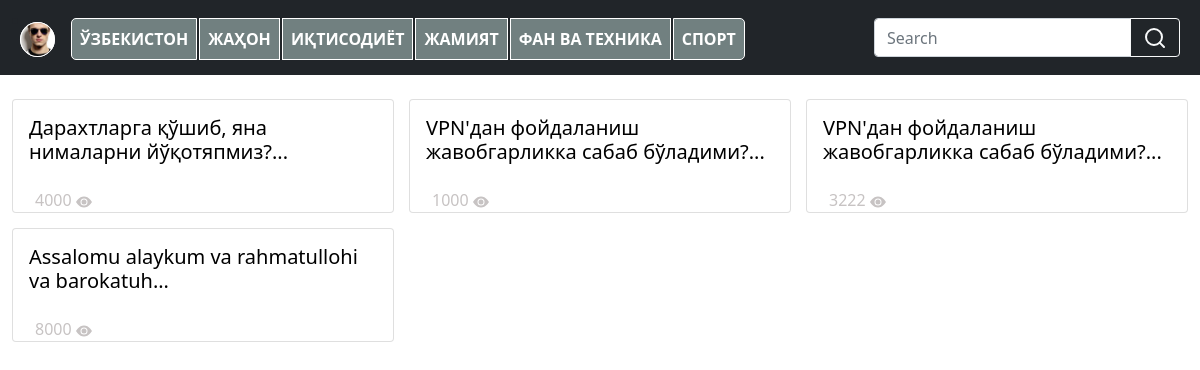
/ (signed in), run on an earlier commit of the app's database.
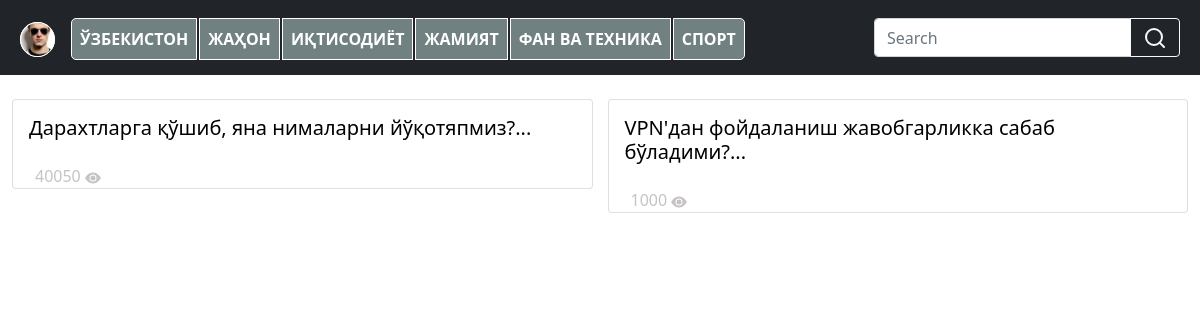
And on a later commit of the database.
### Maqola/models.py (models this page shows, shortened)
class Article(models.Model):
    title=models.CharField(max_length=256)
    text=models.TextField()
    date=models.DateTimeField(auto_now_add=True)
    kurish=models.PositiveIntegerField(null=True, blank=True)
    author=models.ForeignKey(
        get_user_model(),
        on_delete=models.CASCADE
    )
    def __str__(self):
        return self.title[:80]+'...'

### Maqola/views.py (the view)
# urls.py: path('',AlerListViewPost.as_view(),name='article'),
class AlerListViewPost(LoginRequiredMixin,ListView):
    model=Article
    template_name='home.html'
    """ context_object_name="Postlar" """
    login_url='login'

### templates/home.html (shortened to what this page needs)
{% extends 'base.html' %}
{% load static %}
{% load crispy_forms_tags %}
{% block content %}
<div class="container-fluid ">
        <div class="row mt-4 ">
            <div class="content ">
                {% for post in object_list%}
                    <a  href="{% url 'detail' post.pk%}">
                        <div class="col card ">
                            <div class="card-body">
                                <h5 class="card-title">{{post}}</h5>
                            </div>
                            <div class='row kurish'>
                                <div class=''>
                                    {{post.kurish}}
                                    <i class=''>
                                        <svg xmlns="http://www.w3.org/2000/svg" width="16" height="16" fill="currentColor" class="bi bi-eye-fill" viewBox="0 0 16 16">
                                            <path d="M10.5 8a2.5 2.5 0 1 1-5 0 2.5 2.5 0 0 1 5 0z"/>
                                            <path d="M0 8s3-5.5 8-5.5S16 8 16 8s-3 5.5-8 5.5S0 8 0 8zm8 3.5a3.5 3.5 0 1 0 0-7 3.5 3.5 0 0 0 0 7z"/>
                                        </svg>
                                    </i>
                                </div>
                            </div>
                        </div>
                    </a>
                {% endfor %}
            </div>
        </div>
    </div>
{% endblock content %}

### templates/base.html (shortened to what this page needs)
{% load static %}
<!DOCTYPE html>
<html lang="en">
<head>
  <link href="https://cdn.jsdelivr.net/npm/bootstrap@5.0.1/dist/css/bootstrap.min.css" rel="stylesheet">
  <link href="//code.jquery.com/ui/1.12.1/themes/base/jquery-ui.css" rel="stylesheet">
  <link href="{% static 'jqueryui/jqueryui.css' %}" rel="stylesheet">
  <link href="{% static 'css/style.css' %}" rel="stylesheet" >
  <link href="{% static 'node_modules/wow.js/css/libs/animate.css' %}" rel="stylesheet">
</head>
<body>
<nav class="navbar navbar-expand-lg navbar-light bg-dark">
  <div class="container-fluid">
    {% if user.is_authenticated %}
    <li class="nav-item dropdown">
      <div class='admin mx-sm-2'  id="navbarDropdown" role="button" data-bs-toggle="dropdown" aria-expanded="false"><img class='images' src="{% static 'images/logo.jpg' %}" ></div>
    </li>
    {% endif %}
    <div class="collapse navbar-collapse " id="navbarSupportedContent">
      <ul class="navbar-nav  me-auto mb-3 mt-2 mt-lg-0  mb-lg-0 ms-lg-2 ">
      {% if user.is_authenticated %}
        <li class="nav-item ">
          <a class="nav-link active text-white d-flex justify-content-center" aria-current="page" href="{% url 'article' %}"> ЎЗБЕКИСТОН</a>
        </li>
        <li class="nav-item ">
          <a class="nav-link active text-white d-flex justify-content-center" aria-current="page" href="{% url 'article' %}">ЖАҲОН</a>
        </li>
        <li class="nav-item">
          <a class="nav-link active text-white d-flex justify-content-center" aria-current="page" href="{% url 'article' %}">ИҚТИСОДИЁТ</a>
        </li>
        <li class="nav-item ">
          <a class="nav-link active text-white d-flex justify-content-center" aria-current="page" href="{% url 'article' %}">ЖАМИЯТ</a>
        </li>
        <li class="nav-item ">
          <a class="nav-link active text-white d-flex justify-content-center" aria-current="page" href="{% url 'article' %}">ФАН ВА ТЕХНИКА</a>
        </li>
        <li class="nav-item ">
          <a class="nav-link active text-white d-flex justify-content-center" aria-current="page" href="{% url 'article' %}">СПОРТ</a>
        </li>
      {% else %}
        <li id="forgot">
          <a class="nav-link text-white d-flex justify-content-center " href="{% url 'password_reset' %}" tabindex="-1" aria-disabled="true">Forgot your password?</a>
        </li>
      {% endif %}
      </ul>
      <form class="d-flex">
        {% if user.is_authenticated %}
          <div class="input-group ">
            <input id="tags" class="form-control" type="search" placeholder="Search" aria-label="Search">
            <a class="btn btn-outline-dark text-light border border-light me-lg-2" type="button" id="button-addon2">
              <svg xmlns="http://www.w3.org/2000/svg" width="24" height="24" viewBox="0 0 24 24" fill="none" stroke="currentColor" stroke-width="2" stroke-linecap="round" stroke-linejoin="round" class="feather feather-search"><circle cx="11" cy="11" r="8"/><line x1="21" y1="21" x2="16.65" y2="16.65"/></svg>
            </a>
          </div>
        {%else%}
          <div class='row ms-1 me-3'>
            <a class="btn btn-success nav-link text-white col me-1" href="{% url 'login' %}">LogIn</a>
            <a class="btn btn-primary nav-link text-white col ms-1" href="{% url 'singup' %}">SingUp</a>
          </div>
        {%endif%}
      </form>
    </div>
  </div>
</nav>
  {% block content %}
  {% endblock content %}
</body>
</html>

### static/css/style.css (style rules this page uses)
ul a { font-weight: 900; }
.admin { width: 35px; height: 35px; border-radius: 50%; background-color: white; transform: translateY(-10px); }
.admin img { width: 35px; height: 35px; background-position: center; background-size: cover; border-radius: 50%; margin: 0 auto; padding: 0 auto; border-top: 1px solid white ; border-left: 1px solid white ; border-right: 1px solid white ; border-bottom: 1px solid white; }
.navbar-nav li { background-color: #718080; margin-top:2px; margin-right:2px; border:.5px solid white; }
@media (min-width:992px) { .navbar-nav li:nth-child(1) { border-radius: 5px 0 0 5px; } }
@media (min-width:992px) { .navbar-nav li:nth-child(6) { border-radius: 0 5px 5px 0; } }

### templates/base.html (style rules this page uses)
.content { display: grid; grid-gap: 15px; grid-template-columns: repeat(auto-fit,minmax(300px,1fr)); grid-auto-flow: dense; }
a { list-style: none; text-decoration: none; color: black; }
.nav-item a { color:slategrey; }
img { background-repeat:no-repeat ; background-size: cover; }
.kurish { color: rgb(199, 195, 195); margin-left: 10px; }
i { padding: 0; margin-bottom: 8px; }
ul a { font-weight: 900; }
.admin { width: 35px; height: 35px; border-radius: 50%; background-color: white; transform: translateY(-10px); }
.admin img { width: 35px; height: 35px; background-position: center; background-size: cover; border-radius: 50%; margin: 0 auto; padding: 0 auto; border-top: 1px solid white ; border-left: 1px solid white ; border-right: 1px solid white ; border-bottom: 1px solid white; }
.navbar-nav li { background-color: #718080; margin-top:2px; margin-right:2px; border:.5px solid white; }
@media (min-width:992px) { .navbar-nav li:nth-child(1) { border-radius: 5px 0 0 5px; } }
@media (min-width:992px) { .navbar-nav li:nth-child(6) { border-radius: 0 5px 5px 0; } }

What changed in the data, as far as the page shows it:
removed Article: title "VPN'дан фойдаланиш жавобгарликка сабаб бўладими?...", kurish "3222"
removed Article: title "Assalomu alaykum va rahmatullohi va barokatuh...", kurish "8000"
changed Article "Дарахтларга қўшиб, яна нималарни йўқотяпмиз?...": kurish "4000" → "40050"
